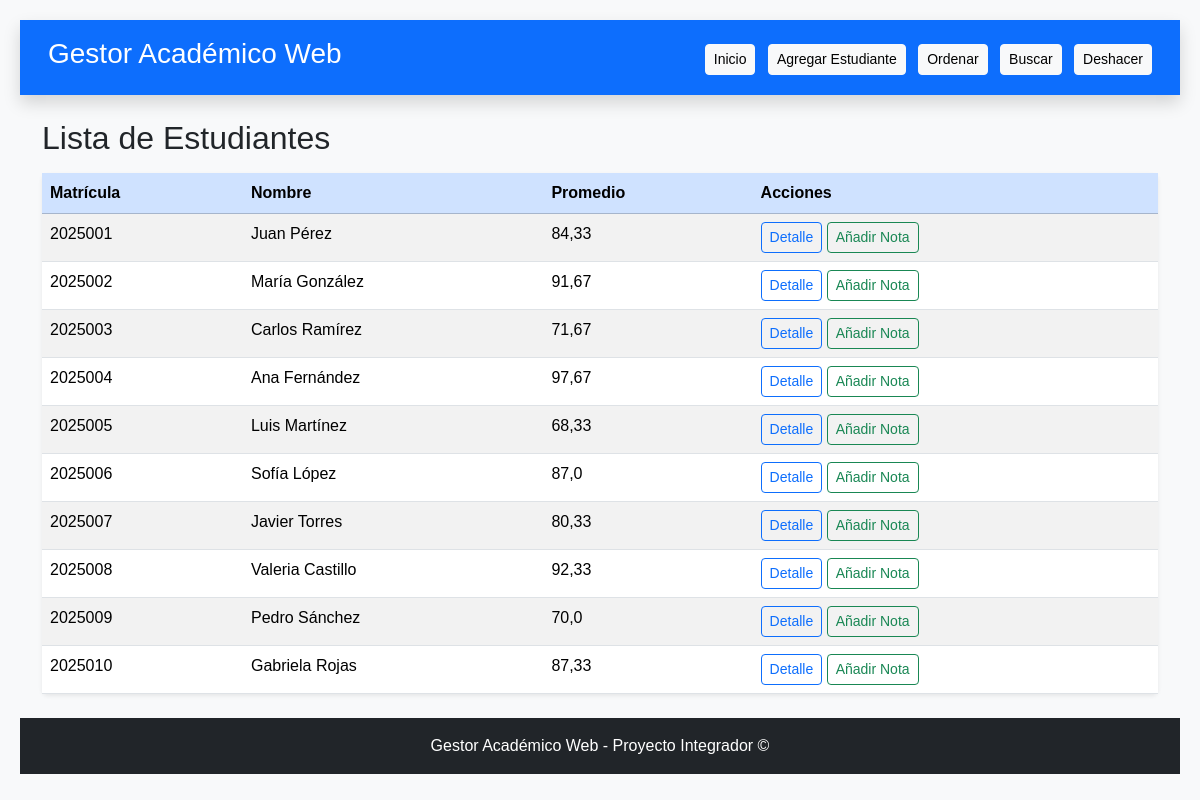
The page / on the database its author committed.
### gestor_academico/models.py (models this page shows, shortened)
class Student(models.Model):
    matricula = models.CharField(max_length=20, unique=True)
    nombre = models.CharField(max_length=150)
    notas = models.JSONField(default=list, blank=True)
    def promedio(self):
        if not self.notas:
            return 0.0
        return round(sum(self.notas) / len(self.notas), 2)

### gestor_academico/views.py (the view)
# urls.py: path('', views.index, name='index'),
def index(request):
    students = Student.objects.all()
    return render(request, 'gestor_academico/index.html', {'students': students})

### gestor_academico/templates/gestor_academico/index.html
{% extends 'gestor_academico/base.html' %}
{% block content %}
<h2 class="mb-3">Lista de Estudiantes</h2>
{% if students %}
<table class="table table-striped table-hover bg-white shadow-sm rounded">
  <thead class="table-primary">
    <tr>
      <th>Matrícula</th>
      <th>Nombre</th>
      <th>Promedio</th>
      <th>Acciones</th>
    </tr>
  </thead>
  <tbody>
  {% for s in students %}
    <tr>
      <td>{{ s.matricula }}</td>
      <td>{{ s.nombre }}</td>
      <td>{{ s.promedio }}</td>
      <td>
        <a class="btn btn-sm btn-outline-primary" href="{% url 'student_detail' s.id %}">Detalle</a>
        <a class="btn btn-sm btn-outline-success" href="{% url 'add_grade' s.id %}">Añadir Nota</a>
      </td>
    </tr>
  {% endfor %}
  </tbody>
</table>
{% else %}
<p class="alert alert-warning">No hay estudiantes registrados.</p>
{% endif %}
{% endblock %}

### gestor_academico/templates/gestor_academico/base.html (shortened to what this page needs)
{% load static %}
<!DOCTYPE html>
<html lang="es">
<head>
  <link href="https://cdn.jsdelivr.net/npm/bootstrap@5.3.2/dist/css/bootstrap.min.css" rel="stylesheet">
  <link rel="stylesheet" href="{% static 'gestor_academico/css/style.css' %}">
</head>
<body class="bg-light">
  <header class="bg-primary text-white p-3 mb-4 shadow">
    <div class="container d-flex flex-wrap justify-content-between align-items-center">
      <h1 class="h3">Gestor Académico Web</h1>
      <nav>
        <a class="btn btn-light btn-sm me-2 mb-1" href="{% url 'index' %}">Inicio</a>
        <a class="btn btn-light btn-sm me-2 mb-1" href="{% url 'add_student' %}">Agregar Estudiante</a>
        <a class="btn btn-light btn-sm me-2 mb-1" href="{% url 'order_by_average' %}">Ordenar</a>
        <a class="btn btn-light btn-sm me-2 mb-1" href="{% url 'search_student' %}">Buscar</a>
        <a class="btn btn-light btn-sm mb-1" href="{% url 'undo_action' %}">Deshacer</a>
      </nav>
    </div>
  </header>
  <main class="container">
    {% block content %}{% endblock %}
  </main>
  <footer class="bg-dark text-white text-center py-3 mt-4">
    Gestor Académico Web - Proyecto Integrador &copy; {{ now|date:"Y" }}
  </footer>
</body>
</html>

### gestor_academico/static/gestor_academico/css/style.css (style rules this page uses)
body { font-family: Arial, sans-serif; margin: 20px; }
header h1 { margin: 0; }
nav { margin-top: 8px; }

### rows shown on the page
Student: matricula "2025001", nombre "Juan Pérez", promedio "84,33"
Student: matricula "2025002", nombre "María González", promedio "91,67"
Student: matricula "2025003", nombre "Carlos Ramírez", promedio "71,67"
Student: matricula "2025004", nombre "Ana Fernández", promedio "97,67"
Student: matricula "2025005", nombre "Luis Martínez", promedio "68,33"
Student: matricula "2025006", nombre "Sofía López", promedio "87,0"
Student: matricula "2025007", nombre "Javier Torres", promedio "80,33"
Student: matricula "2025008", nombre "Valeria Castillo", promedio "92,33"
Student: matricula "2025009", nombre "Pedro Sánchez", promedio "70,0"
Student: matricula "2025010", nombre "Gabriela Rojas", promedio "87,33"
